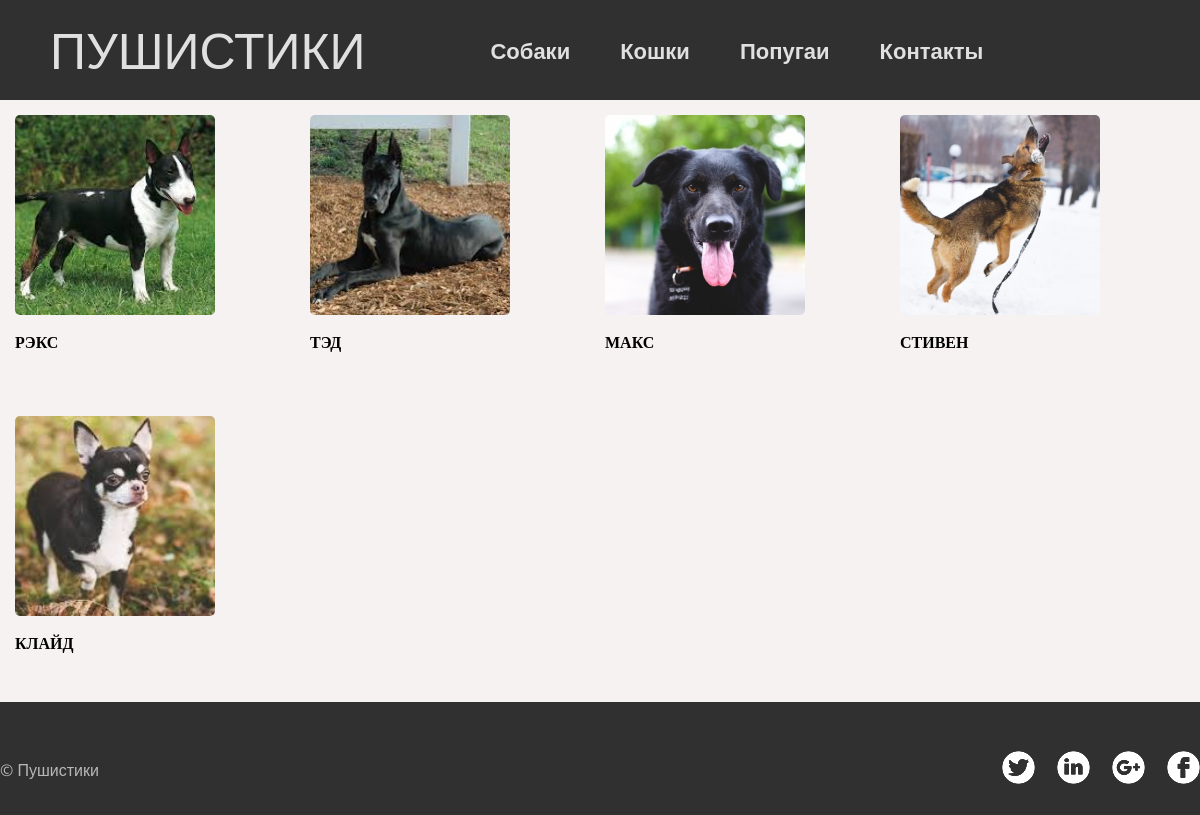
The app's page /animals/?type=собака with its own data.
### shelter_app/models.py (models this page shows, shortened)
class Animal(models.Model):
    YES = "да"
    NO = "нет"
    MALE = "мальчик"
    FEMALE = "девочка"
    YES_NO_CHOISES = (
    (YES, 'да'),
    (NO, 'нет'),
    )
    SEX_CHOISES = (
    (MALE, "мальчик"),
    (FEMALE, "девочка"),
    )
    animal_type = models.ForeignKey("AnimalType",  on_delete=models.CASCADE, verbose_name='Вид животного')
    name = models.CharField(max_length=100, verbose_name="Кличка")
    breed = models.CharField(max_length=100, verbose_name="Порода")
    sex = models.CharField(max_length=10, choices=SEX_CHOISES, default=MALE, verbose_name="Пол")
    age = models.SmallIntegerField(verbose_name="Возраст")
    color = models.CharField(max_length=50, verbose_name="Цвет")
    photo = models.ImageField(upload_to='photo', blank=True)
    description = models.TextField(blank=True)
    castrated = models.CharField(max_length=3, choices=YES_NO_CHOISES, default=NO, verbose_name="Катрирован/старилизована")
    vaccinated = models.CharField(max_length=3, choices=YES_NO_CHOISES, default=NO, verbose_name="Прививки")
    class Meta:
        verbose_name = 'Животное'
        verbose_name_plural = 'Животные'

### shelter_app/views.py (the view)
# urls.py: path('animals/', AnimalList.as_view()),
class AnimalList(ListView):
    model = Animal
    template_name = 'animals.html'
    context_object_name = "animals"
    def get_queryset(self):
        type_of_animal = self.request.GET['type']
        return Animal.objects.filter(animal_type__type=type_of_animal)

### shelter_app/templates/animals.html (shortened to what this page needs)
{% extends 'base/base.html' %}
{% block content %}
<div class="list">
    {% for animal in animals %}
    <div class="rect">
        <a href="/animals/{{animal.id}}">
            {% if animal.photo %}
            <img src="{{ animal.photo.url }}" height="200" width="200" alt="" class="beast_img">
            {% endif %}
        </a>
        <div class="animal-descr">
            {{animal.name}}
        </div>
    </div>
    {% endfor %}
</div>
{% endblock %}

### shelter_app/templates/base/base.html (shortened to what this page needs)
{% load static %}
<!DOCTYPE html>
<html lang="en">
    <head>
            <link rel="stylesheet" href="{% static 'css/style.css' %}">
    </head>
<body>
	<div class="gen-wrapper">
		<div class="cont-wrapper">
			<div class="background-gray">
				<header>
					<a class="logo" href="/">
	                    <div id="logo">
	                        ПУШИСТИКИ
	                    </div>
	                </a>
					<nav>
						<a href="/animals/?type=собака">Собаки</a>
						<a href="/animals/?type=кошка">Кошки</a>
						<a href="/animals/?type=попугай">Попугаи</a>
						<a href="/contacts">Контакты</a>
					</nav>
				</header>
			</div>
			<main>
					{% block content %}
					{% endblock %}
			</main>
		</div>
		<footer>
				<div class="footer-wrapper">
					<p>&copy; Пушистики </p>
					<div class="icons">
						<a href="#"><img src="{% static 'img/Twitter_Rounded.png' %}" alt="Twitter"></a>
						<a href="#"><img src="{% static 'img/LinkedIn_Rounded.png' %}" alt="LinkedIn"></a>
						<a href="#"><img src="{% static 'img/Google_Rounded.png' %}" alt="Google"></a>
						<a href="#"><img src="{% static 'img/Facebook_Rounded.png' %}" alt="Facebook"></a>
					</div>
				</div>
		</footer>
	</div>
</body>
</html>

### static/css/style.css (style rules this page uses)
html, body { height: 100%; }
body { font-family: Open Sans, Helvetica, Arial, sans-serif; font-style: normal; margin:0; }
.gen-wrapper { display: flex; flex-direction: column; min-height: 100%; background-color: #F6F2F2; }
.cont-wrapper { flex: 1 0 auto; }
.background-gray { background-color: #F6F2F2; display:flex; }
header { width: 1249px; min-height: 100px; margin: 0 auto; display: flex; background-color: #313030; }
nav { margin-left: 100px; min-width: 39%; display:flex; justify-content: space-between; flex-wrap: wrap; }
nav a { display: flex; align-items: center; padding: 0 25px ; color: #e0e0e0; font-size: 22px; font-weight: bold; text-decoration: none; }
main { margin: 0 auto; box-sizing: border-box; }
p { font-weight: normal; font-size: 15.9953px; line-height: 28px; }
.logo { text-decoration: none; align-items: center; display:flex; padding-left:50px; justify-content: flex-start; }
#logo { font-size: 50px; color: #e0e0e0; }
.list { margin: 0 10px; display: flex; flex-wrap: wrap; justify-content: center; }
.rect { margin: 5px 5px; flex: 1 1 24%; width: 250px; height: 291px; }
.animal-descr { margin: 0px 10px 10px 0px; font-family: Open Sans; font-style: normal; font-weight: bold; font-size: 16px; line-height: 24px; text-transform: uppercase; color: black; }
.beast_img { margin: 10px 10px 10px 0px; border-radius:5px; object-fit:cover; }
footer { flex: 0 0 auto; display: flex; background: #313030; justify-content:center; }
.footer-wrapper { width: 1249px; display: flex; height: 113px; box-sizing: border-box; margin: 0 auto; padding-top: 22px; justify-content: space-between; align-items: center; }
footer p { font-weight: normal; font-size: 16px; line-height: 26px; color: #B8B8B8; }
.icons a { width: 33px; height: 33px; padding: 0 0 0 18px; }

### records on screen
Animal: photo (picture), name "РЭКС"
Animal: photo (picture), name "ТЭД"
Animal: photo (picture), name "МАКС"
Animal: photo (picture), name "СТИВЕН"
Animal: photo (picture), name "КЛАЙД"
